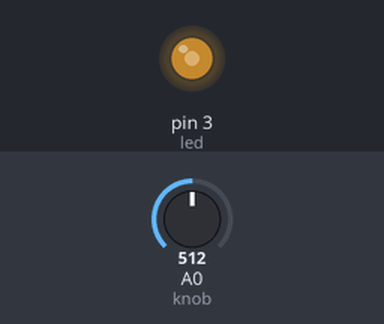
The sketch below on a simulated Arduino Uno, built with avr-gcc and run on an emulated ATmega328P. Parts: output pins drawn as LEDs (lit = HIGH). Inputs (shaded band) come from the test bench; at power-on: A0 (knob) = 512.

Above: at 1.2 s.
1.3 s: A0 (knob) set to 716
At 2.5 s:
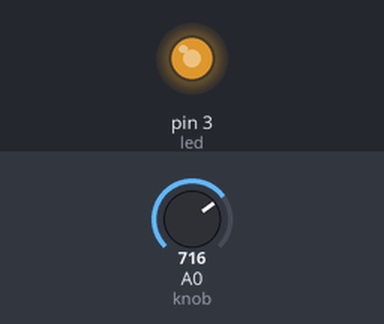
2.8 s: A0 (knob) set to 900
At 3.8 s:
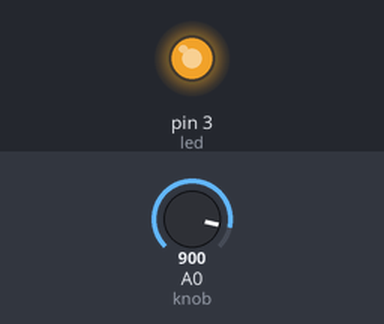
4.3 s: A0 (knob) set to 122
At 5.0 s:
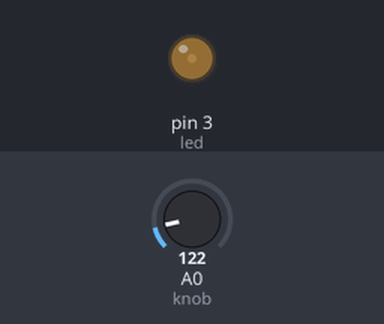
5.8 s: A0 (knob) set to 511
At 6.1 s:
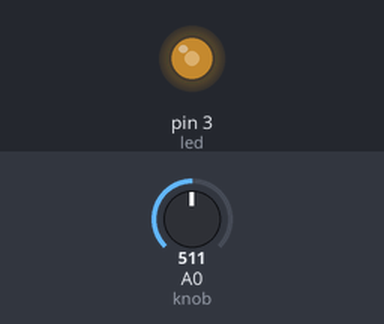
Timing chart, 0 to 8.3 s (numbered marks = the images above; inputs shaded):
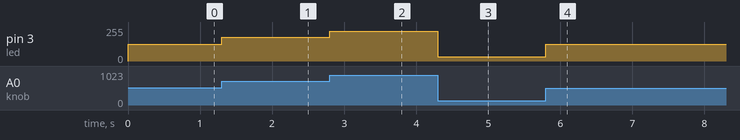

The sketch:

Potentiometer.ino
```cpp
#define led 3
#define knob 0


void setup() {
  // put your setup code here, to run once:
  pinMode(led, OUTPUT);

}

void loop() {
  // put your main code here, to run repeatedly:
  int val = analogRead(knob);
  val = map(val, 1, 1024, 1, 255);
  analogWrite(led, val);

}
```

Measured:
- after the input at 1.3 s, pin 3 (led): 127/255 → 178/255 at once
- after the input at 2.8 s, pin 3 (led): 178/255 → 224/255 at once
- after the input at 4.3 s, pin 3 (led): 224/255 → 31/255 at once
- after the input at 5.8 s, pin 3 (led): 31/255 → 127/255 at once
